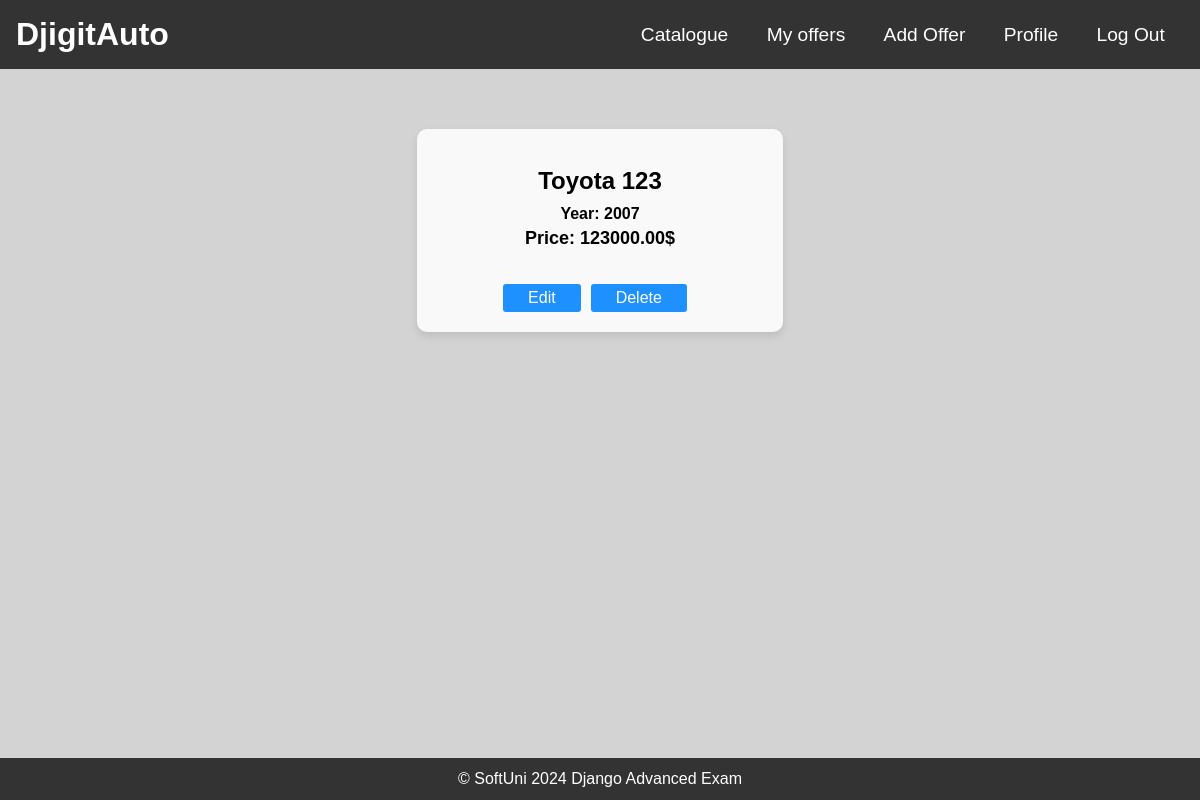
The app's page /offers/18/catalogue/ (signed in) with its own data.
### DjigitAuto/offers/models.py (models this page shows)
class CarOffer(models.Model):
    CAR_BRANDS = {
        'Toyota': 'Toyota',
        'Honda': 'Honda',
        'Ford': 'Ford',
        'Chevrolet': 'Chevrolet',
        'Volkswagen': 'Volkswagen',
        'BMW': 'BMW',
        'Mercedes-Benz': 'Mercedes-Benz',
        'Audi': 'Audi',
        'Nissan': 'Nissan',
        'Hyundai': 'Hyundai',
        'Kia': 'Kia',
        'Tesla': 'Tesla',
        'Subaru': 'Subaru',
        'Mazda': 'Mazda',
        'Lexus': 'Lexus',
        'Jeep': 'Jeep',
        'Volvo': 'Volvo',
        'Porsche': 'Porsche',
    }
    brand = models.CharField(
        choices=CAR_BRANDS,
        max_length=15,
        null=False,
        blank=False,
    )
    car_photo = models.URLField(
        blank=False,
        null=False,
    )
    model = models.CharField(
        null=False,
        max_length=15,
        blank=False,
    )
    year_of_production = models.IntegerField(
        null=False,
        blank=False,
    )
    description = models.TextField(
        max_length=300,
        blank=True,
        null=True,
    )
    price = models.DecimalField(
        null=False,
        blank=False,
        max_digits=10,
        decimal_places=2,
    )
    created_at = models.DateTimeField(
        auto_now_add=True,
    )
    modified_at = models.DateTimeField(
        auto_now=True,
    )
    user = models.ForeignKey(
        UserModel,
        on_delete=models.CASCADE
    )

### DjigitAuto/offers/views.py (the view)
# urls.py: path('<int:pk>/catalogue/', user_catalogue, name='user offers'),
def user_catalogue(request, pk):
    user_offers = CarOffer.objects.filter(user=request.user)
    context = {
        "offers": user_offers,
    }
    return render(request, "offer/user-offers.html", context=context)

### templates/offer/user-offers.html (shortened to what this page needs)
{% extends "common/base.html" %}
{% load static %}
{% block main_content %}
    <!DOCTYPE html>
    <html lang="en">
    <head>
        <link rel="stylesheet" href="{% static 'css/offers/user-offer.css' %}"/>
    </head>
    <body>
    <section id="catalogue">
        {% for offer in offers %}
            <div class="offer-card">
                <div class="image-wrap">
                </div>
                <div class="offer-details">
                    <h1>{{ offer.brand }} {{ offer.model }}</h1>
                    <h3>Year: {{ offer.year_of_production }}</h3>
                    <h2>Price: {{ offer.price }}$</h2>
                    <div class="buttons-container">
                        <a href="{% url 'edit offer' pk=offer.pk %}" class="edit-button">Edit</a>
                        <a href="{% url 'delete offer' pk=offer.pk %}" class="delete-button">Delete</a>
                    </div>
                </div>
            </div>
        {% endfor %}
    </section>
    </body>
    </html>
{% endblock %}

### static/css/basestyle.css (style rules this page uses)
* { margin: 0; padding: 0; box-sizing: border-box; }
body { font-family: Arial, sans-serif; background-color: lightgray; }

### static/css/offers/user-offer.css (style rules this page uses)
#catalogue { display: flex; flex-wrap: wrap; justify-content: center; align-items: center; overflow-x: hidden; overflow-y: auto; padding: 20px; }
.offer-card { background-color: #f9f9f9; border-radius: 10px; box-shadow: 0 4px 8px rgba(0, 0, 0, 0.1); margin: 0 20px 20px 0; width: calc(20% - 20px); max-width: 300px; }
.offer-card:last-child { margin-right: 0; }
.offer-card { background-color: #f9f9f9; border-radius: 10px; box-shadow: 0 4px 8px rgba(0, 0, 0, 0.1); margin-right: 20px; width: 300px; }
.offer-card { background-color: #f9f9f9; border-radius: 10px; box-shadow: 0 4px 8px rgba(0, 0, 0, 0.1); margin-bottom: 20px; overflow: hidden; width: 300px; }
.offer-details { padding: 20px; text-align: center; }
.offer-details h1 { font-size: 24px; margin-bottom: 10px; }
.offer-details h3 { margin-bottom: 5px; font-size: 16px; }
.offer-details h2 { font-size: 18px; font-weight: bold; margin-bottom: 10px; }
.offer-card { background-color: #f9f9f9; border-radius: 10px; box-shadow: 0 4px 8px rgba(0, 0, 0, 0.1); margin-bottom: 80px; margin-top: 40px; overflow: hidden; width: calc(33.33% - 20px); max-width: 400px; }
.buttons-container { display: flex; justify-content: center; }
.edit-button, .delete-button { display: inline-block; padding: 5px 25px; background-color: dodgerblue; color: white; text-decoration: none; margin-right: 10px; border-radius: 3px; margin-top: 25px; }

### records on screen
CarOffer: brand "Toyota", model "123", year_of_production "2007", price "123000.00"
